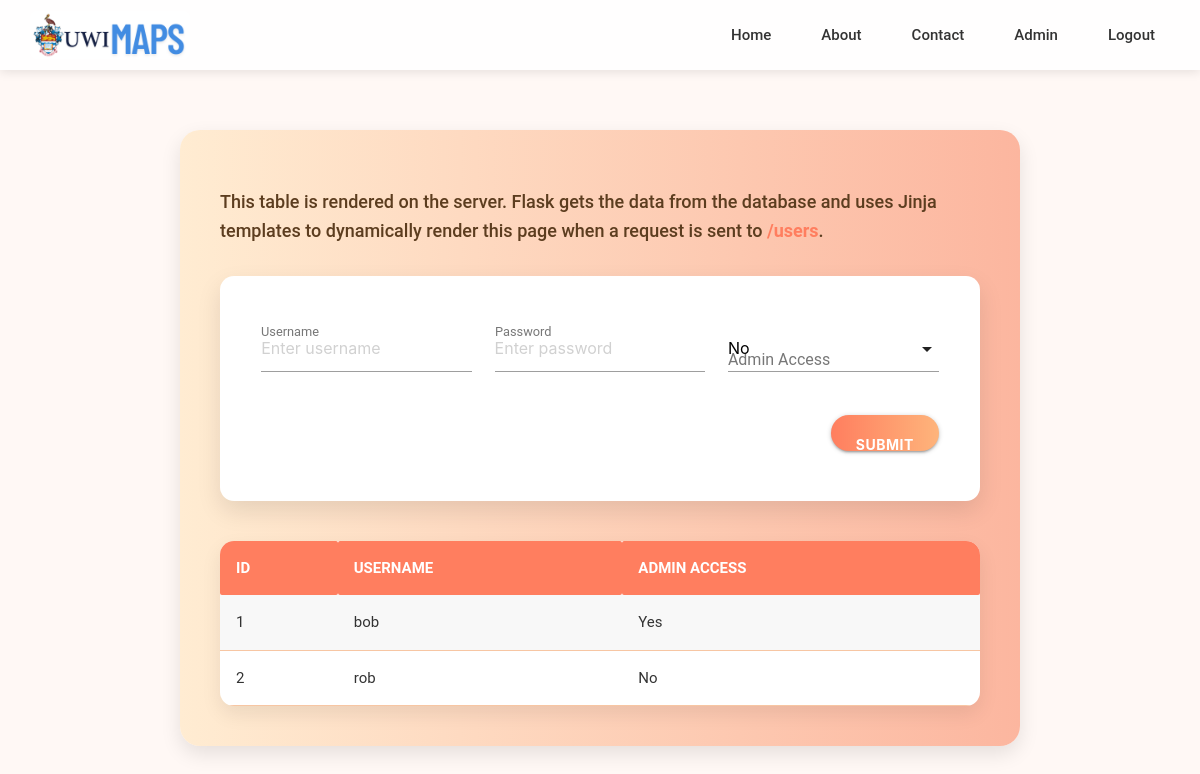
/users, run on an earlier commit of the app's database.
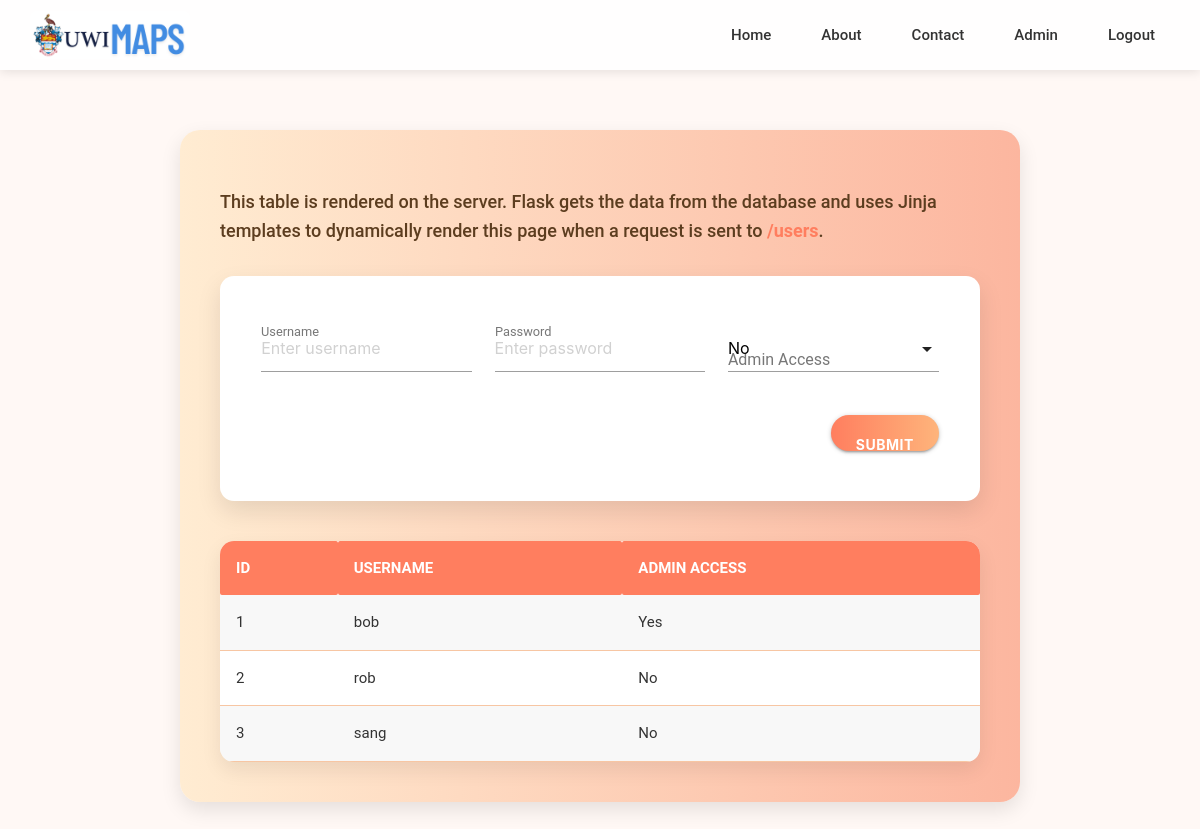
And on a later commit of the database.
### App/models/user.py (models this page shows, shortened)
class User(db.Model):
    id = db.Column(db.Integer, primary_key=True)
    username =  db.Column(db.String(20), nullable=False, unique=True)
    password = db.Column(db.String(120), nullable=False)
    isAdmin = db.Column(db.Boolean, default=False)

### App/views/user.py (the view)
@user_views.route('/users', methods=['GET'])
def get_user_page():
    users = get_all_users()
    return render_template('users.html', users=users)

### App/controllers/auth.py (called while the page is built)
def add_auth_context(app):
  @app.context_processor
  def inject_user():
      try:
          verify_jwt_in_request()
          user_id = get_jwt_identity()
          current_user = User.query.get(user_id)
          is_authenticated = True
      except Exception as e:
          print(e)
          is_authenticated = False
          current_user = None
      return dict(is_authenticated=is_authenticated, current_user=current_user)

### App/controllers/user.py (called while the page is built)
def get_all_users():
    return User.query.all()

### App/templates/users.html (shortened to what this page needs)
{% extends "layout.html" %}
{% block content %}
<div class="app-users-section">
  <p>
    This table is rendered on the server. Flask gets the data from the database and uses Jinja templates to dynamically render this page when a request is sent to
    <a href="/users">/users</a>.
  </p>
  <div class="form-card">
    <form method="POST" action="/users">
      <div class="row">
        <div class="input-field col s12 m4">
          <label for="username">Username</label>
          <input placeholder="Enter username" name="username" type="text" class="validate">
        </div>
        <div class="input-field col s12 m4">
          <label for="password">Password</label>
          <input placeholder="Enter password" name="password" type="password" class="validate">
        </div>
        <div class="input-field col s12 m4">
          <label for="isAdmin">Admin Access</label>
        </div>
      </div>
      <div class="row">
        <div class="col s12">
          <button class="btn orange" type="submit" name="action">Submit</button>
        </div>
      </div>
    </form>
  </div>
  <table class="striped responsive-table">
    <thead>
      <tr>
        <th>ID</th>
        <th>Username</th>
        <th>Admin Access</th>
      </tr>
    </thead>
    <tbody>
      {% for user in users %}
      <tr>
        <td>{{ user.id }}</td>
        <td>{{ user.username }}</td>
        <td>{{ 'Yes' if user.isAdmin else 'No' }}</td>
      </tr>
      {% endfor %}
    </tbody>
  </table>
</div>
{% endblock %}

### App/templates/layout.html (shortened to what this page needs)
<!doctype html>
<html>
  <head>
    {% if auth_page %}
      <link rel="stylesheet" href="{{ url_for('static', filename='auth.css') }}">
    {% else %}
      <link rel="stylesheet" href="{{ url_for('static', filename='style.css') }}">
    {% endif %}
    <link rel="stylesheet" href="https://cdnjs.cloudflare.com/ajax/libs/materialize/1.0.0/css/materialize.min.css">
  </head>
  <body>
    {% block navbar %}
      <nav class="navbar">
          <div class="nav-wrapper container">
              <div class="logo-container">
                  <img src="{{ url_for('static', filename='maps_logo.png') }}" alt="Logo" class="logo">
              </div>
              <ul class="right">
                  <li><a href="/index">Home</a></li>
                  <li><a href="/about">About</a></li>
                  <li><a href="/contact">Contact</a></li>
                  <li><a href="/admin">Admin</a></li>
                  <li><a href="/logout">Logout</a></li>
              </ul>
          </div>
      </nav>
    {% endblock %}
    <div class="container" id="content">{% block content %}{% endblock %}</div>
  </body>
</html>

### App/static/style.css (style rules this page uses)
body { overflow-x: hidden; }
.navbar { position: fixed; top: 0; left: 0; width: 100%; height: 70px; background-color: rgba(255, 255, 255, 0.85); display: flex; align-items: center; justify-content: center; box-shadow: 0 2px 10px rgba(0, 0, 0, 0.1); z-index: 1000; }
.nav-wrapper.container { display: flex; justify-content: space-between; align-items: center; width: 100%; max-width: 1200px; padding: 0 30px; }
.logo-container { display: flex; align-items: center; }
.logo { width: 160px; height: auto; border-radius: 8px; }
ul.right { list-style: none; display: flex; gap: 20px; margin: 0; padding: 0; }
ul.right li a { text-decoration: none; color: #333; font-weight: 500; transition: color 0.3s ease; }
.btn { align-self: center; background-color: #6a1b9a; color: white; padding: 12px 25px; font-size: 1em; border: none; border-radius: 50px; cursor: pointer; transition: background-color 0.3s ease; }

### App/templates/users.html (style rules this page uses)
body { font-family: 'Roboto', sans-serif; background: #fff8f5; color: #333; margin: 0; padding: 0; }
.app-users-section { max-width: 1100px; margin: 130px auto; padding: 40px; background: linear-gradient(to right, #ffecd2, #fcb69f); border-radius: 20px; box-shadow: 0 8px 20px rgba(0, 0, 0, 0.1); }
.app-users-section p { font-size: 18px; line-height: 1.6; font-weight: 500; margin-bottom: 30px; color: #5c3d1f; }
.app-users-section p a { color: #ff7e5f; text-decoration: none; font-weight: bold; }
.form-card { background-color: white; border-radius: 14px; padding: 30px; box-shadow: 0 10px 25px rgba(0, 0, 0, 0.1); margin-bottom: 40px; }
.input-field { position: relative; margin-top: 20px; }
.input-field label { position: absolute; top: 10px; left: 0; font-size: 16px; color: #777; transition: all 0.3s ease; pointer-events: none; }
.btn.orange { background: linear-gradient(to right, #ff7e5f, #feb47b); color: white; font-weight: bold; padding: 12px 25px; border: none; border-radius: 30px; transition: all 0.3s ease; float: right; }
table.striped { width: 100%; border-collapse: separate; border-spacing: 0; border-radius: 14px; overflow: hidden; margin-top: 20px; background-color: #fff; box-shadow: 0 8px 20px rgba(0, 0, 0, 0.08); }
table.striped thead { background-color: #ff7e5f; }
table.striped thead th { padding: 16px; color: #fff; font-size: 15px; text-transform: uppercase; text-align: left; }
table.striped tbody tr { transition: background-color 0.3s ease; }
table.striped td { padding: 16px; font-size: 15px; border-bottom: 1px solid #f7c6a3; }

What changed in the data, as far as the page shows it:
added User: id "3", username "sang", isAdmin "No"
